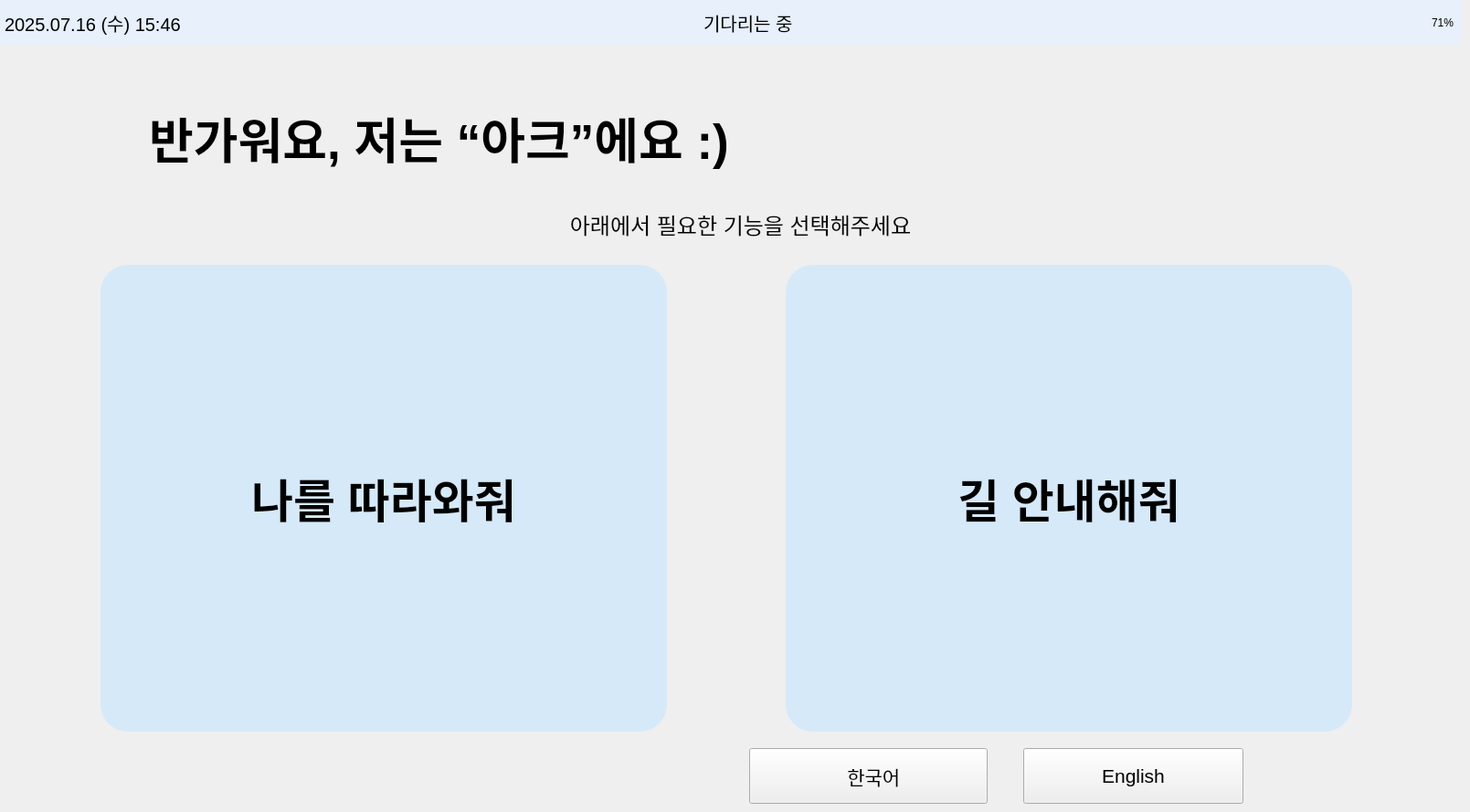
    <widget class="QWidget" name="page_main">
     <widget class="QFrame" name="topbar">
      <property name="geometry">
       <rect>
        <x>0</x>
        <y>0</y>
        <width>1600</width>
        <height>50</height>
       </rect>
      </property>
      <property name="palette">
       <palette>
        <active>
         <colorrole role="Button">
          <brush brushstyle="SolidPattern">
           <color alpha="255">
            <red>231</red>
            <green>240</green>
            <blue>251</blue>
           </color>
          </brush>
         </colorrole>
         <colorrole role="Base">
          <brush brushstyle="SolidPattern">
           <color alpha="255">
            <red>231</red>
            <green>240</green>
            <blue>251</blue>
           </color>
          </brush>
         </colorrole>
         <colorrole role="Window">
          <brush brushstyle="SolidPattern">
           <color alpha="255">
            <red>231</red>
            <green>240</green>
            <blue>251</blue>
           </color>
          </brush>
         </colorrole>
        </active>
        <inactive>
         <colorrole role="Button">
          <brush brushstyle="SolidPattern">
           <color alpha="255">
            <red>231</red>
            <green>240</green>
            <blue>251</blue>
           </color>
          </brush>
         </colorrole>
         <colorrole role="Base">
          <brush brushstyle="SolidPattern">
           <color alpha="255">
            <red>231</red>
            <green>240</green>
            <blue>251</blue>
           </color>
          </brush>
         </colorrole>
         <colorrole role="Window">
          <brush brushstyle="SolidPattern">
           <color alpha="255">
            <red>231</red>
            <green>240</green>
            <blue>251</blue>
           </color>
          </brush>
         </colorrole>
        </inactive>
        <disabled>
         <colorrole role="Button">
          <brush brushstyle="SolidPattern">
           <color alpha="255">
            <red>231</red>
            <green>240</green>
            <blue>251</blue>
           </color>
          </brush>
         </colorrole>
         <colorrole role="Base">
          <brush brushstyle="SolidPattern">
           <color alpha="255">
            <red>231</red>
            <green>240</green>
            <blue>251</blue>
           </color>
          </brush>
         </colorrole>
         <colorrole role="Window">
          <brush brushstyle="SolidPattern">
           <color alpha="255">
            <red>231</red>
            <green>240</green>
            <blue>251</blue>
           </color>
          </brush>
         </colorrole>
        </disabled>
       </palette>
      </property>
      <property name="styleSheet">
       <string>background-color: #e7f0fb;</string>
      </property>
      <widget class="QLabel" name="label_datetime1">
       <property name="geometry">
        <rect>
         <x>5</x>
         <y>0</y>
         <width>331</width>
         <height>50</height>
        </rect>
       </property>
       <property name="font">
        <font>
         <pointsize>15</pointsize>
        </font>
       </property>
       <property name="text">
        <string>2025.07.16 (수) 15:46</string>
       </property>
      </widget>
      <widget class="QLabel" name="label_battery1">
       <property name="geometry">
        <rect>
         <x>1470</x>
         <y>0</y>
         <width>121</width>
         <height>50</height>
        </rect>
       </property>
       <property name="text">
        <string>71%</string>
       </property>
       <property name="alignment">
        <set>Qt::AlignRight|Qt::AlignTrailing|Qt::AlignVCenter</set>
       </property>
      </widget>
      <widget class="QLabel" name="label_status1">
       <property name="geometry">
        <rect>
         <x>770</x>
         <y>0</y>
         <width>141</width>
         <height>50</height>
        </rect>
       </property>
       <property name="font">
        <font>
         <pointsize>15</pointsize>
         <weight>50</weight>
         <bold>false</bold>
        </font>
       </property>
       <property name="text">
        <string>기다리는 중</string>
       </property>
      </widget>
      <widget class="QLabel" name="label_image1">
       <property name="geometry">
        <rect>
         <x>690</x>
         <y>0</y>
         <width>71</width>
         <height>50</height>
        </rect>
       </property>
       <property name="text">
        <string/>
       </property>
       <property name="pixmap">
        <pixmap>icon/기다리는중.png</pixmap>
       </property>
       <property name="scaledContents">
        <bool>true</bool>
       </property>
      </widget>
     </widget>
     <widget class="QLabel" name="label_greeting1">
      <property name="geometry">
       <rect>
        <x>-20</x>
        <y>60</y>
        <width>1001</width>
        <height>181</height>
       </rect>
      </property>
      <property name="font">
       <font>
        <pointsize>40</pointsize>
        <weight>75</weight>
        <bold>true</bold>
       </font>
      </property>
      <property name="text">
       <string>반가워요, 저는 “아크”에요 :)</string>
      </property>
      <property name="alignment">
       <set>Qt::AlignCenter</set>
      </property>
     </widget>
     <widget class="QLabel" name="label_instruction1">
      <property name="geometry">
       <rect>
        <x>470</x>
        <y>220</y>
        <width>681</width>
        <height>51</height>
       </rect>
      </property>
      <property name="font">
       <font>
        <pointsize>18</pointsize>
       </font>
      </property>
      <property name="text">
       <string>아래에서 필요한 기능을 선택해주세요</string>
      </property>
      <property name="alignment">
       <set>Qt::AlignCenter</set>
      </property>
     </widget>
     <widget class="QPushButton" name="btn_follow1">
      <property name="geometry">
       <rect>
        <x>110</x>
        <y>290</y>
        <width>620</width>
        <height>511</height>
       </rect>
      </property>
      <property name="palette">
       <palette>
        <active>
         <colorrole role="WindowText">
          <brush brushstyle="SolidPattern">
           <color alpha="255">
            <red>0</red>
            <green>0</green>
            <blue>0</blue>
           </color>
          </brush>
         </colorrole>
         <colorrole role="Button">
          <brush brushstyle="SolidPattern">
           <color alpha="255">
            <red>214</red>
            <green>233</green>
            <blue>249</blue>
           </color>
          </brush>
         </colorrole>
         <colorrole role="Light">
          <brush brushstyle="SolidPattern">
           <color alpha="255">
            <red>255</red>
            <green>255</green>
            <blue>255</blue>
           </color>
          </brush>
         </colorrole>
         <colorrole role="Midlight">
          <brush brushstyle="SolidPattern">
           <color alpha="255">
            <red>219</red>
            <green>234</green>
            <blue>246</blue>
           </color>
          </brush>
         </colorrole>
         <colorrole role="Dark">
          <brush brushstyle="SolidPattern">
           <color alpha="255">
            <red>91</red>
            <green>107</green>
            <blue>119</blue>
           </color>
          </brush>
         </colorrole>
         <colorrole role="Mid">
          <brush brushstyle="SolidPattern">
           <color alpha="255">
            <red>122</red>
            <green>142</green>
            <blue>159</blue>
           </color>
          </brush>
         </colorrole>
         <colorrole role="Text">
          <brush brushstyle="SolidPattern">
           <color alpha="255">
            <red>0</red>
            <green>0</green>
            <blue>0</blue>
           </color>
          </brush>
         </colorrole>
         <colorrole role="BrightText">
          <brush brushstyle="SolidPattern">
           <color alpha="255">
            <red>255</red>
            <green>255</green>
            <blue>255</blue>
           </color>
          </brush>
         </colorrole>
         <colorrole role="ButtonText">
          <brush brushstyle="SolidPattern">
           <color alpha="255">
            <red>0</red>
            <green>0</green>
            <blue>0</blue>
           </color>
          </brush>
         </colorrole>
         <colorrole role="Base">
          <brush brushstyle="SolidPattern">
           <color alpha="255">
            <red>214</red>
            <green>233</green>
            <blue>249</blue>
           </color>
          </brush>
         </colorrole>
         <colorrole role="Window">
          <brush brushstyle="SolidPattern">
           <color alpha="255">
            <red>214</red>
            <green>233</green>
            <blue>249</blue>
           </color>
          </brush>
         </colorrole>
         <colorrole role="Shadow">
          <brush brushstyle="SolidPattern">
           <color alpha="255">
            <red>0</red>
            <green>0</green>
            <blue>0</blue>
           </color>
          </brush>
         </colorrole>
         <colorrole role="AlternateBase">
          <brush brushstyle="SolidPattern">
           <color alpha="255">
            <red>219</red>
            <green>234</green>
            <blue>246</blue>
           </color>
          </brush>
         </colorrole>
         <colorrole role="ToolTipBase">
          <brush brushstyle="SolidPattern">
           <color alpha="255">
            <red>255</red>
            <green>255</green>
            <blue>220</blue>
           </color>
          </brush>
         </colorrole>
         <colorrole role="ToolTipText">
          <brush brushstyle="SolidPattern">
           <color alpha="255">
            <red>0</red>
            <green>0</green>
            <blue>0</blue>
           </color>
          </brush>
         </colorrole>
         <colorrole role="PlaceholderText">
          <brush brushstyle="SolidPattern">
           <color alpha="128">
            <red>0</red>
            <green>0</green>
            <blue>0</blue>
           </color>
          </brush>
         </colorrole>
        </active>
        <inactive>
         <colorrole role="WindowText">
          <brush brushstyle="SolidPattern">
           <color alpha="255">
            <red>0</red>
            <green>0</green>
            <blue>0</blue>
           </color>
          </brush>
         </colorrole>
         <colorrole role="Button">
          <brush brushstyle="SolidPattern">
           <color alpha="255">
            <red>214</red>
            <green>233</green>
            <blue>249</blue>
           </color>
          </brush>
         </colorrole>
         <colorrole role="Light">
          <brush brushstyle="SolidPattern">
           <color alpha="255">
            <red>255</red>
            <green>255</green>
            <blue>255</blue>
           </color>
          </brush>
         </colorrole>
         <colorrole role="Midlight">
          <brush brushstyle="SolidPattern">
           <color alpha="255">
            <red>219</red>
            <green>234</green>
            <blue>246</blue>
           </color>
          </brush>
         </colorrole>
         <colorrole role="Dark">
          <brush brushstyle="SolidPattern">
           <color alpha="255">
            <red>91</red>
            <green>107</green>
            <blue>119</blue>
           </color>
          </brush>
         </colorrole>
         <colorrole role="Mid">
          <brush brushstyle="SolidPattern">
           <color alpha="255">
            <red>122</red>
            <green>142</green>
            <blue>159</blue>
           </color>
          </brush>
         </colorrole>
         <colorrole role="Text">
          <brush brushstyle="SolidPattern">
           <color alpha="255">
            <red>0</red>
            <green>0</green>
            <blue>0</blue>
           </color>
          </brush>
         </colorrole>
         <colorrole role="BrightText">
          <brush brushstyle="SolidPattern">
           <color alpha="255">
            <red>255</red>
            <green>255</green>
            <blue>255</blue>
           </color>
          </brush>
         </colorrole>
         <colorrole role="ButtonText">
          <brush brushstyle="SolidPattern">
           <color alpha="255">
            <red>0</red>
            <green>0</green>
            <blue>0</blue>
           </color>
          </brush>
         </colorrole>
         <colorrole role="Base">
          <brush brushstyle="SolidPattern">
           <color alpha="255">
            <red>214</red>
            <green>233</green>
            <blue>249</blue>
           </color>
          </brush>
         </colorrole>
         <colorrole role="Window">
          <brush brushstyle="SolidPattern">
           <color alpha="255">
            <red>214</red>
            <green>233</green>
            <blue>249</blue>
           </color>
          </brush>
         </colorrole>
         <colorrole role="Shadow">
          <brush brushstyle="SolidPattern">
           <color alpha="255">
            <red>0</red>
            <green>0</green>
            <blue>0</blue>
           </color>
          </brush>
         </colorrole>
         <colorrole role="AlternateBase">
          <brush brushstyle="SolidPattern">
           <color alpha="255">
            <red>219</red>
            <green>234</green>
            <blue>246</blue>
           </color>
          </brush>
         </colorrole>
         <colorrole role="ToolTipBase">
          <brush brushstyle="SolidPattern">
           <color alpha="255">
            <red>255</red>
            <green>255</green>
            <blue>220</blue>
           </color>
          </brush>
         </colorrole>
         <colorrole role="ToolTipText">
          <brush brushstyle="SolidPattern">
           <color alpha="255">
            <red>0</red>
            <green>0</green>
            <blue>0</blue>
           </color>
          </brush>
         </colorrole>
         <colorrole role="PlaceholderText">
          <brush brushstyle="SolidPattern">
           <color alpha="128">
            <red>0</red>
            <green>0</green>
            <blue>0</blue>
           </color>
          </brush>
         </colorrole>
        </inactive>
        <disabled>
         <colorrole role="WindowText">
          <brush brushstyle="SolidPattern">
           <color alpha="255">
            <red>91</red>
            <green>107</green>
            <blue>119</blue>
           </color>
          </brush>
         </colorrole>
         <colorrole role="Button">
          <brush brushstyle="SolidPattern">
           <color alpha="255">
            <red>214</red>
            <green>233</green>
            <blue>249</blue>
           </color>
          </brush>
         </colorrole>
         <colorrole role="Light">
          <brush brushstyle="SolidPattern">
           <color alpha="255">
            <red>255</red>
            <green>255</green>
            <blue>255</blue>
           </color>
          </brush>
         </colorrole>
         <colorrole role="Midlight">
          <brush brushstyle="SolidPattern">
           <color alpha="255">
            <red>219</red>
            <green>234</green>
            <blue>246</blue>
           </color>
          </brush>
         </colorrole>
         <colorrole role="Dark">
          <brush brushstyle="SolidPattern">
           <color alpha="255">
            <red>91</red>
            <green>107</green>
            <blue>119</blue>
           </color>
          </brush>
         </colorrole>
         <colorrole role="Mid">
          <brush brushstyle="SolidPattern">
           <color alpha="255">
            <red>122</red>
            <green>142</green>
            <blue>159</blue>
           </color>
          </brush>
         </colorrole>
         <colorrole role="Text">
          <brush brushstyle="SolidPattern">
           <color alpha="255">
            <red>91</red>
            <green>107</green>
            <blue>119</blue>
           </color>
          </brush>
         </colorrole>
         <colorrole role="BrightText">
          <brush brushstyle="SolidPattern">
           <color alpha="255">
            <red>255</red>
            <green>255</green>
            <blue>255</blue>
           </color>
          </brush>
         </colorrole>
         <colorrole role="ButtonText">
          <brush brushstyle="SolidPattern">
           <color alpha="255">
            <red>91</red>
            <green>107</green>
            <blue>119</blue>
           </color>
          </brush>
         </colorrole>
         <colorrole role="Base">
          <brush brushstyle="SolidPattern">
           <color alpha="255">
            <red>214</red>
            <green>233</green>
            <blue>249</blue>
           </color>
          </brush>
         </colorrole>
         <colorrole role="Window">
          <brush brushstyle="SolidPattern">
           <color alpha="255">
            <red>214</red>
            <green>233</green>
            <blue>249</blue>
           </color>
          </brush>
         </colorrole>
         <colorrole role="Shadow">
          <brush brushstyle="SolidPattern">
           <color alpha="255">
            <red>0</red>
            <green>0</green>
            <blue>0</blue>
           </color>
          </brush>
         </colorrole>
         <colorrole role="AlternateBase">
          <brush brushstyle="SolidPattern">
           <color alpha="255">
            <red>183</red>
            <green>213</green>
            <blue>238</blue>
           </color>
          </brush>
         </colorrole>
         <colorrole role="ToolTipBase">
          <brush brushstyle="SolidPattern">
           <color alpha="255">
            <red>255</red>
            <green>255</green>
            <blue>220</blue>
           </color>
          </brush>
         </colorrole>
         <colorrole role="ToolTipText">
          <brush brushstyle="SolidPattern">
           <color alpha="255">
            <red>0</red>
            <green>0</green>
            <blue>0</blue>
           </color>
          </brush>
         </colorrole>
         <colorrole role="PlaceholderText">
          <brush brushstyle="SolidPattern">
           <color alpha="128">
            <red>0</red>
            <green>0</green>
            <blue>0</blue>
           </color>
          </brush>
         </colorrole>
        </disabled>
       </palette>
      </property>
      <property name="font">
       <font>
        <pointsize>-1</pointsize>
        <weight>75</weight>
        <italic>false</italic>
        <bold>true</bold>
        <underline>false</underline>
        <strikeout>false</strikeout>
       </font>
      </property>
      <property name="styleSheet">
       <string notr="true">QPushButton {
    border: none;
    border-radius: 30px; /* 꼭지점 둥글기 */
    background-color: #d6e9f9; /* 버튼 배경색 */
    padding: 20px;
    font-size: 50px;
}
QPushButton:hover {
    background-color: #a8d0f0; /* 마우스 오버 색상 */
}
</string>
      </property>
      <property name="text">
       <string>나를 따라와줘</string>
      </property>
      <property name="icon">
       <iconset>
        <normaloff>icon/나를따라와줘.png</normaloff>icon/나를따라와줘.png</iconset>
      </property>
      <property name="iconSize">
       <size>
        <width>300</width>
        <height>300</height>
       </size>
      </property>
     </widget>
     <widget class="QPushButton" name="btn_guide1">
      <property name="geometry">
       <rect>
        <x>860</x>
        <y>290</y>
        <width>620</width>
        <height>511</height>
       </rect>
      </property>
      <property name="palette">
       <palette>
        <active>
         <colorrole role="WindowText">
          <brush brushstyle="SolidPattern">
           <color alpha="255">
            <red>0</red>
            <green>0</green>
            <blue>0</blue>
           </color>
          </brush>
         </colorrole>
         <colorrole role="Button">
          <brush brushstyle="SolidPattern">
           <color alpha="255">
            <red>214</red>
            <green>233</green>
            <blue>249</blue>
           </color>
          </brush>
         </colorrole>
         <colorrole role="Light">
          <brush brushstyle="SolidPattern">
           <color alpha="255">
            <red>255</red>
            <green>255</green>
            <blue>255</blue>
           </color>
          </brush>
         </colorrole>
         <colorrole role="Midlight">
          <brush brushstyle="SolidPattern">
           <color alpha="255">
            <red>219</red>
            <green>234</green>
            <blue>246</blue>
           </color>
          </brush>
         </colorrole>
         <colorrole role="Dark">
          <brush brushstyle="SolidPattern">
           <color alpha="255">
            <red>91</red>
            <green>107</green>
            <blue>119</blue>
           </color>
          </brush>
         </colorrole>
         <colorrole role="Mid">
          <brush brushstyle="SolidPattern">
           <color alpha="255">
            <red>122</red>
            <green>142</green>
            <blue>159</blue>
           </color>
          </brush>
         </colorrole>
         <colorrole role="Text">
          <brush brushstyle="SolidPattern">
           <color alpha="255">
            <red>0</red>
            <green>0</green>
            <blue>0</blue>
           </color>
          </brush>
         </colorrole>
         <colorrole role="BrightText">
          <brush brushstyle="SolidPattern">
           <color alpha="255">
            <red>255</red>
            <green>255</green>
            <blue>255</blue>
           </color>
          </brush>
         </colorrole>
         <colorrole role="ButtonText">
          <brush brushstyle="SolidPattern">
           <color alpha="255">
            <red>0</red>
            <green>0</green>
            <blue>0</blue>
           </color>
          </brush>
         </colorrole>
         <colorrole role="Base">
          <brush brushstyle="SolidPattern">
           <color alpha="255">
            <red>214</red>
            <green>233</green>
            <blue>249</blue>
           </color>
          </brush>
         </colorrole>
         <colorrole role="Window">
          <brush brushstyle="SolidPattern">
           <color alpha="255">
            <red>214</red>
            <green>233</green>
            <blue>249</blue>
           </color>
          </brush>
         </colorrole>
         <colorrole role="Shadow">
          <brush brushstyle="SolidPattern">
           <color alpha="255">
            <red>0</red>
            <green>0</green>
            <blue>0</blue>
           </color>
          </brush>
         </colorrole>
         <colorrole role="AlternateBase">
          <brush brushstyle="SolidPattern">
           <color alpha="255">
            <red>219</red>
            <green>234</green>
            <blue>246</blue>
           </color>
          </brush>
         </colorrole>
         <colorrole role="ToolTipBase">
          <brush brushstyle="SolidPattern">
           <color alpha="255">
            <red>255</red>
            <green>255</green>
            <blue>220</blue>
           </color>
          </brush>
         </colorrole>
         <colorrole role="ToolTipText">
          <brush brushstyle="SolidPattern">
           <color alpha="255">
            <red>0</red>
            <green>0</green>
            <blue>0</blue>
           </color>
          </brush>
         </colorrole>
         <colorrole role="PlaceholderText">
          <brush brushstyle="SolidPattern">
           <color alpha="128">
            <red>0</red>
            <green>0</green>
            <blue>0</blue>
           </color>
          </brush>
         </colorrole>
        </active>
        <inactive>
         <colorrole role="WindowText">
          <brush brushstyle="SolidPattern">
           <color alpha="255">
            <red>0</red>
            <green>0</green>
            <blue>0</blue>
           </color>
          </brush>
         </colorrole>
         <colorrole role="Button">
          <brush brushstyle="SolidPattern">
           <color alpha="255">
            <red>214</red>
            <green>233</green>
            <blue>249</blue>
           </color>
          </brush>
         </colorrole>
         <colorrole role="Light">
          <brush brushstyle="SolidPattern">
           <color alpha="255">
            <red>255</red>
            <green>255</green>
            <blue>255</blue>
           </color>
          </brush>
         </colorrole>
         <colorrole role="Midlight">
          <brush brushstyle="SolidPattern">
           <color alpha="255">
            <red>219</red>
            <green>234</green>
            <blue>246</blue>
           </color>
          </brush>
         </colorrole>
         <colorrole role="Dark">
          <brush brushstyle="SolidPattern">
           <color alpha="255">
            <red>91</red>
            <green>107</green>
            <blue>119</blue>
           </color>
          </brush>
         </colorrole>
         <colorrole role="Mid">
          <brush brushstyle="SolidPattern">
           <color alpha="255">
            <red>122</red>
            <green>142</green>
            <blue>159</blue>
           </color>
          </brush>
         </colorrole>
         <colorrole role="Text">
          <brush brushstyle="SolidPattern">
           <color alpha="255">
            <red>0</red>
            <green>0</green>
            <blue>0</blue>
           </color>
          </brush>
         </colorrole>
         <colorrole role="BrightText">
          <brush brushstyle="SolidPattern">
           <color alpha="255">
            <red>255</red>
            <green>255</green>
            <blue>255</blue>
           </color>
          </brush>
         </colorrole>
         <colorrole role="ButtonText">
          <brush brushstyle="SolidPattern">
           <color alpha="255">
            <red>0</red>
            <green>0</green>
            <blue>0</blue>
           </color>
          </brush>
         </colorrole>
         <colorrole role="Base">
          <brush brushstyle="SolidPattern">
           <color alpha="255">
            <red>214</red>
            <green>233</green>
            <blue>249</blue>
           </color>
          </brush>
         </colorrole>
         <colorrole role="Window">
          <brush brushstyle="SolidPattern">
           <color alpha="255">
            <red>214</red>
            <green>233</green>
            <blue>249</blue>
           </color>
          </brush>
         </colorrole>
         <colorrole role="Shadow">
          <brush brushstyle="SolidPattern">
           <color alpha="255">
            <red>0</red>
            <green>0</green>
            <blue>0</blue>
           </color>
          </brush>
         </colorrole>
         <colorrole role="AlternateBase">
          <brush brushstyle="SolidPattern">
           <color alpha="255">
            <red>219</red>
            <green>234</green>
            <blue>246</blue>
           </color>
          </brush>
         </colorrole>
         <colorrole role="ToolTipBase">
          <brush brushstyle="SolidPattern">
           <color alpha="255">
            <red>255</red>
            <green>255</green>
            <blue>220</blue>
           </color>
          </brush>
         </colorrole>
         <colorrole role="ToolTipText">
          <brush brushstyle="SolidPattern">
           <color alpha="255">
            <red>0</red>
            <green>0</green>
            <blue>0</blue>
           </color>
          </brush>
         </colorrole>
         <colorrole role="PlaceholderText">
          <brush brushstyle="SolidPattern">
           <color alpha="128">
            <red>0</red>
            <green>0</green>
            <blue>0</blue>
           </color>
          </brush>
         </colorrole>
        </inactive>
        <disabled>
         <colorrole role="WindowText">
          <brush brushstyle="SolidPattern">
           <color alpha="255">
            <red>91</red>
            <green>107</green>
            <blue>119</blue>
           </color>
          </brush>
         </colorrole>
         <colorrole role="Button">
          <brush brushstyle="SolidPattern">
           <color alpha="255">
            <red>214</red>
            <green>233</green>
            <blue>249</blue>
           </color>
          </brush>
         </colorrole>
         <colorrole role="Light">
          <brush brushstyle="SolidPattern">
           <color alpha="255">
            <red>255</red>
            <green>255</green>
            <blue>255</blue>
           </color>
          </brush>
         </colorrole>
         <colorrole role="Midlight">
          <brush brushstyle="SolidPattern">
           <color alpha="255">
            <red>219</red>
            <green>234</green>
            <blue>246</blue>
           </color>
          </brush>
         </colorrole>
         <colorrole role="Dark">
          <brush brushstyle="SolidPattern">
           <color alpha="255">
            <red>91</red>
            <green>107</green>
            <blue>119</blue>
           </color>
          </brush>
         </colorrole>
         <colorrole role="Mid">
          <brush brushstyle="SolidPattern">
           <color alpha="255">
            <red>122</red>
            <green>142</green>
            <blue>159</blue>
           </color>
          </brush>
         </colorrole>
         <colorrole role="Text">
          <brush brushstyle="SolidPattern">
           <color alpha="255">
            <red>91</red>
            <green>107</green>
            <blue>119</blue>
           </color>
          </brush>
         </colorrole>
         <colorrole role="BrightText">
          <brush brushstyle="SolidPattern">
           <color alpha="255">
            <red>255</red>
            <green>255</green>
            <blue>255</blue>
           </color>
          </brush>
         </colorrole>
         <colorrole role="ButtonText">
          <brush brushstyle="SolidPattern">
           <color alpha="255">
            <red>91</red>
            <green>107</green>
            <blue>119</blue>
           </color>
          </brush>
         </colorrole>
         <colorrole role="Base">
          <brush brushstyle="SolidPattern">
           <color alpha="255">
            <red>214</red>
            <green>233</green>
            <blue>249</blue>
           </color>
          </brush>
         </colorrole>
         <colorrole role="Window">
          <brush brushstyle="SolidPattern">
           <color alpha="255">
            <red>214</red>
            <green>233</green>
            <blue>249</blue>
           </color>
          </brush>
         </colorrole>
         <colorrole role="Shadow">
          <brush brushstyle="SolidPattern">
           <color alpha="255">
            <red>0</red>
            <green>0</green>
            <blue>0</blue>
           </color>
          </brush>
         </colorrole>
         <colorrole role="AlternateBase">
          <brush brushstyle="SolidPattern">
           <color alpha="255">
            <red>183</red>
            <green>213</green>
            <blue>238</blue>
           </color>
          </brush>
         </colorrole>
         <colorrole role="ToolTipBase">
          <brush brushstyle="SolidPattern">
           <color alpha="255">
            <red>255</red>
            <green>255</green>
            <blue>220</blue>
           </color>
          </brush>
         </colorrole>
         <colorrole role="ToolTipText">
          <brush brushstyle="SolidPattern">
           <color alpha="255">
            <red>0</red>
            <green>0</green>
            <blue>0</blue>
           </color>
          </brush>
         </colorrole>
         <colorrole role="PlaceholderText">
          <brush brushstyle="SolidPattern">
           <color alpha="128">
            <red>0</red>
            <green>0</green>
            <blue>0</blue>
           </color>
          </brush>
         </colorrole>
        </disabled>
       </palette>
      </property>
      <property name="font">
       <font>
        <pointsize>-1</pointsize>
        <weight>75</weight>
        <bold>true</bold>
       </font>
      </property>
      <property name="styleSheet">
       <string notr="true">QPushButton {
    border: none;
    border-radius: 30px; /* 꼭지점 둥글기 */
    background-color: #d6e9f9; /* 버튼 배경색 */
    padding: 20px;
    font-size: 50px;
}
QPushButton:hover {
    background-color: #a8d0f0; /* 마우스 오버 색상 */
}
</string>
      </property>
      <property name="text">
       <string>길 안내해줘</string>
      </property>
      <property name="icon">
       <iconset>
        <normaloff>icon/길 안내중.png</normaloff>icon/길 안내중.png</iconset>
      </property>
      <property name="iconSize">
       <size>
        <width>300</width>
        <height>300</height>
       </size>
      </property>
     </widget>
     <widget class="QPushButton" name="btn_kor1">
      <property name="geometry">
       <rect>
        <x>820</x>
        <y>819</y>
        <width>261</width>
        <height>61</height>
       </rect>
      </property>
      <property name="font">
       <font>
        <pointsize>16</pointsize>
       </font>
      </property>
      <property name="text">
       <string>  한국어</string>
      </property>
      <property name="icon">
       <iconset>
        <normaloff>icon/한국어.png</normaloff>icon/한국어.png</iconset>
      </property>
      <property name="iconSize">
       <size>
        <width>70</width>
        <height>70</height>
       </size>
      </property>
     </widget>
     <widget class="QPushButton" name="btn_eng1">
      <property name="geometry">
       <rect>
        <x>1120</x>
        <y>819</y>
        <width>241</width>
        <height>61</height>
       </rect>
      </property>
      <property name="font">
       <font>
        <pointsize>16</pointsize>
       </font>
      </property>
      <property name="text">
       <string>English</string>
      </property>
      <property name="icon">
       <iconset>
        <normaloff>icon/영어.png</normaloff>icon/영어.png</iconset>
      </property>
      <property name="iconSize">
       <size>
        <width>70</width>
        <height>70</height>
       </size>
      </property>
     </widget>
    </widget>
